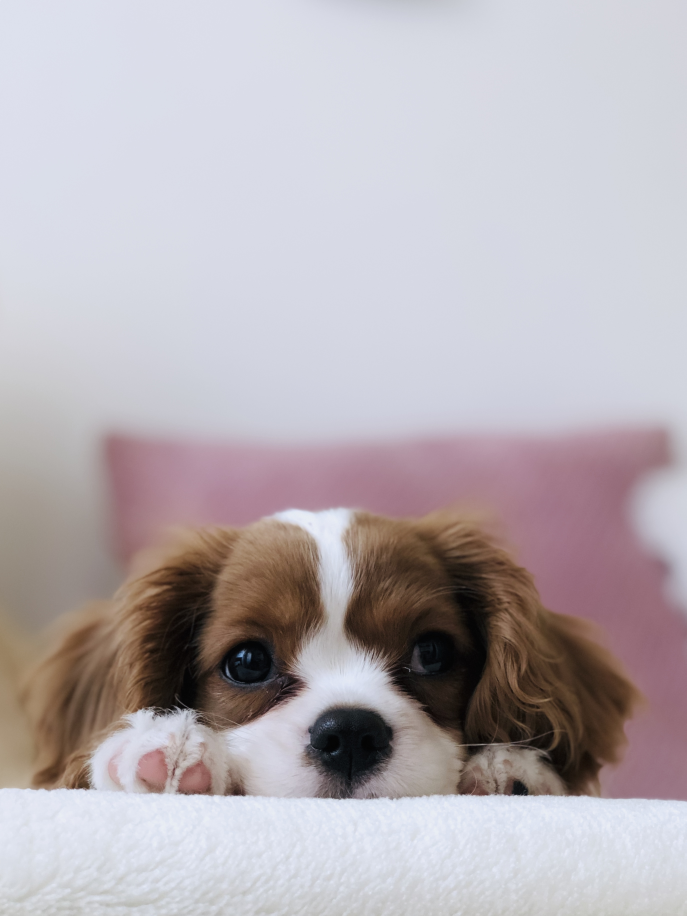
#> input picture opencv_basic/foreground.jpg, 2745 x 3663 px (shown at 1/4 size)
$ python blening_pyramid.py
#> lines starting #> are read from the running program, lines starting #| are printed output that depends on the picture; pictures that were not available may be replaced by others from this repository, and a replacement may not be noted
import cv2
import numpy as np

# Load the two input images
foreground = cv2.imread('foreground.jpg')
#> foreground is the input picture: shape (3663, 2745, 3); mean B, G, R 179.8, 174.8, 182.1
background = cv2.imread('background.jpg')
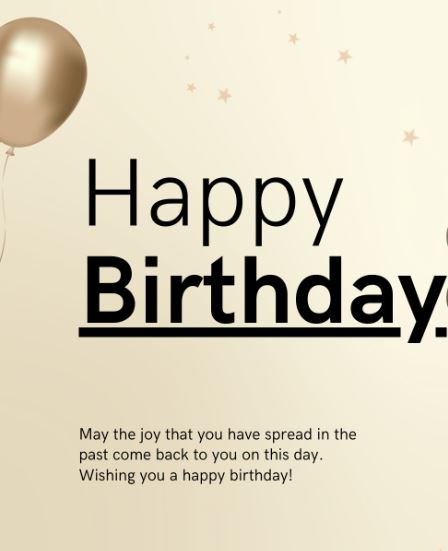
#> input picture opencv_basic/HBD.JPG, 448 x 551 px, given in place of background.jpg, which was not available
#> background is the input picture: shape (551, 448, 3); mean B, G, R 191, 212.5, 219.7

# Resize the images to the same size
image1 = cv2.resize(foreground, (640, 480))
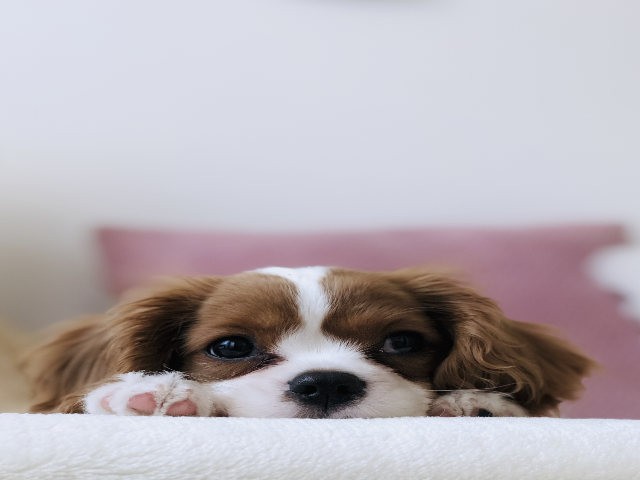
#> image1: shape (480, 640, 3); mean B, G, R 179.7, 174.8, 182
image2 = cv2.resize(background, (640, 480))
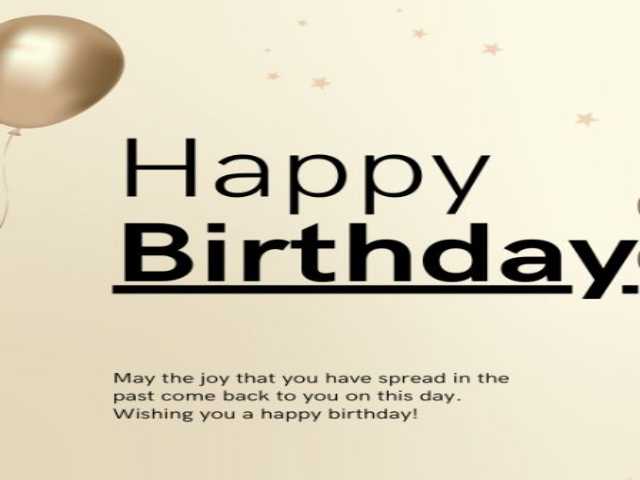
#> image2: shape (480, 640, 3); mean B, G, R 190.9, 212.4, 219.7

# Generate Gaussian pyramid for image1
G1 = image1.copy()
gp1 = [G1]
for i in range(3):
    G1 = cv2.pyrDown(G1)
    gp1.append(G1)
#> after the loop, gp1 = 4 items

# Generate Gaussian pyramid for image2
G2 = image2.copy()
gp2 = [G2]
for i in range(3):
    G2 = cv2.pyrDown(G2)
    gp2.append(G2)
#> this loop made 3 passes
#> pass 1, `G2 = cv2.pyrDown(G2)`:
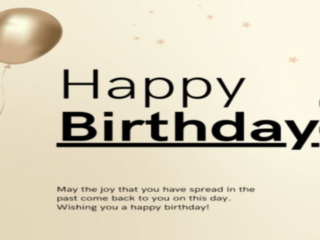
#> G2: shape (240, 320, 3); mean B, G, R 190.9, 212.4, 219.7
#> after the loop, gp2 = 4 items

# Blend the images by combining pyramid levels
lp = []
for l1, l2 in zip(gp1, gp2):
    rows, cols, _ = l1.shape
    ls = np.hstack((l1[:, :cols//2], l2[:, cols//2:]))
    lp.append(ls)
#> this loop made 4 passes
#> (rows, cols) on passes 1 to 4: (480, 640), (240, 320), (120, 160), (60, 80)
#> pass 1, `ls = np.hstack((l1[:, :cols//2], l2[:, cols//2:]))`:
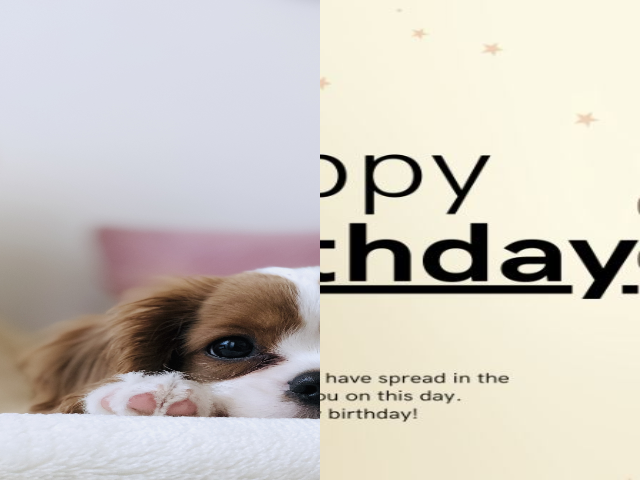
#> ls: shape (480, 640, 3); mean B, G, R 192.9, 200.4, 206
#> pass 2, `ls = np.hstack((l1[:, :cols//2], l2[:, cols//2:]))`:
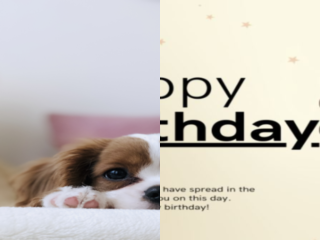
#> ls: shape (240, 320, 3); mean B, G, R 192.9, 200.4, 206
#> pass 3, `ls = np.hstack((l1[:, :cols//2], l2[:, cols//2:]))`:
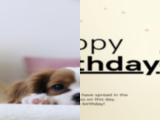
#> ls: shape (120, 160, 3); mean B, G, R 192.9, 200.4, 206
#> after the loop, lp = 4 items

# Reconstruct the blended image from the pyramid
blend = lp[0]
for i in range(1, 4):
    blend = cv2.pyrUp(blend)
#> (the run stopped early here; a loop or call above may not have finished)
